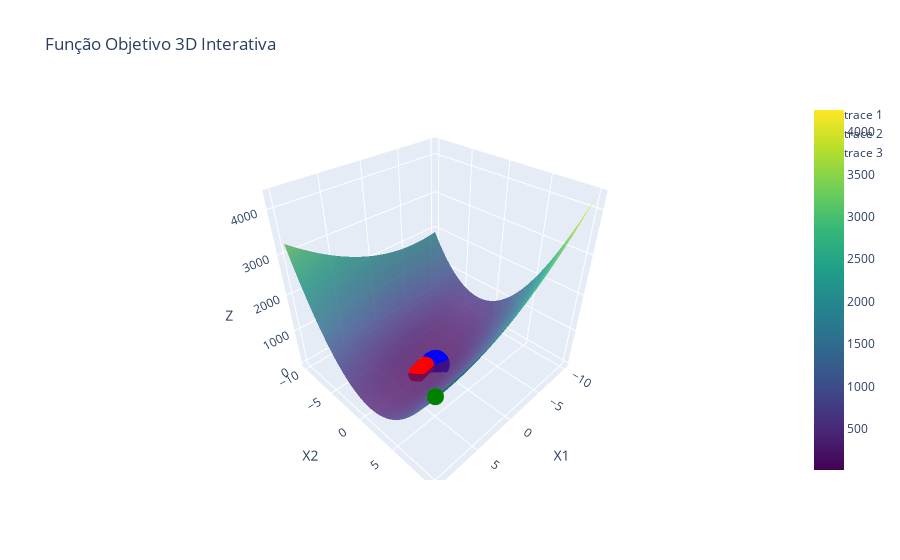

The cell this chart's notebook holds for it:
### Code cell
import numpy as np
import plotly.graph_objects as go

# Função objetivo para uma variável fixa
def f(x1, x2):
    return objetivo(x1, x2, x_ponto[2]) # x_ponto[2] é o valor final de x3 após a otimização

# Defina o espaço para x1 e x2
x1 = np.linspace(-10, 10, 100)
x2 = np.linspace(-10, 10, 100)
x1, x2 = np.meshgrid(x1, x2)

# Calcule os valores da função para a grade de pontos
Z = f(x1, x2)

# Separe os pontos
xs_first = x_lista[0]
xs_last = x_lista[-1]
xs_middle = x_lista[1:-1]

Z_points_first = f(*xs_first[:2])  # pegamos apenas as duas primeiras coordenadas
Z_points_last = f(*xs_last[:2])
Z_points_middle = np.array([f(*x[:2]) for x in xs_middle])

# Crie o gráfico
fig = go.Figure(data=[go.Surface(z=Z, x=x1, y=x2, colorscale='Viridis', opacity=0.8),
                      go.Scatter3d(x=[xs_first[0]], y=[xs_first[1]], z=[Z_points_first], 
                                   mode='markers', marker=dict(size=6, color='green')),
                      go.Scatter3d(x=xs_middle[:,0], y=xs_middle[:,1], z=Z_points_middle, 
                                   mode='markers', marker=dict(size=6, color='red')),
                      go.Scatter3d(x=[xs_last[0]], y=[xs_last[1]], z=[Z_points_last], 
                                   mode='markers', marker=dict(size=10, color='blue'))])
fig.update_layout(scene=dict(
                    xaxis_title='X1',
                    yaxis_title='X2',
                    zaxis_title='Z'),
                  title_text="Função Objetivo 3D Interativa")

fig.write_html("6b.html")

fig.show()

### Figure 1 — Plotly figure (JSON) as saved in the notebook; plotly's stock layout.template omitted (floating-point values rounded to 4 significant figures; data arrays with more than 128 entries replaced by an {"elided": "..."} marker saying what was removed)
{"data": [{"colorscale": [[0, "#440154"], [0.1111, "#482878"], [0.2222, "#3e4989"], [0.3333, "#31688e"], [0.4444, "#26828e"], [0.5556, "#1f9e89"], [0.6667, "#35b779"], [0.7778, "#6ece58"], [0.8889, "#b5de2b"], [1, "#fde725"]], "opacity": 0.8, "type": "surface", "x": {"elided": "100x100 float values"}, "y": {"elided": "100x100 float values"}, "z": {"elided": "100x100 float values"}}, {"marker": {"color": "green", "size": 6}, "mode": "markers", "type": "scatter3d", "x": [10], "y": [10], "z": [2190.0]}, {"marker": {"color": "red", "size": 6}, "mode": "markers", "type": "scatter3d", "x": [2.69, 2.479, 2.345, 2.21, 2.076, 1.943, 1.814, 1.688, 1.569, 1.456, 1.351, 1.254, 1.167, 1.089, 1.021, 0.9621, 0.9121, 0.8702, 0.8352, 0.8061, 0.7818, 0.7611, 0.7429, 0.7265, 0.711, 0.6958, 0.6806, 0.6649, 0.6486, 0.6316, 0.6139, 0.5954, 0.5762, 0.5564, 0.536, 0.5152, 0.4942, 0.473, 0.4519, 0.4311, 0.4108, 0.3911, 0.3724, 0.3547, 0.3383, 0.3233, 0.3098, 0.2979, 0.2877, 0.2789, 0.2717, 0.2659], "y": [-0.1609, -0.2009, -0.2272, -0.2532, -0.2788, -0.3037, -0.3276, -0.3501, -0.371, -0.3899, -0.4066, -0.4208, -0.4324, -0.4413, -0.4474, -0.4506, -0.4511, -0.449, -0.4444, -0.4376, -0.4286, -0.4177, -0.4051, -0.3909, -0.3752, -0.3581, -0.3396, -0.3199, -0.299, -0.2768, -0.2535, -0.229, -0.2036, -0.1772, -0.15, -0.1221, -0.09376, -0.06517, -0.03655, -0.008169, 0.01971, 0.0468, 0.07281, 0.09748, 0.1205, 0.1418, 0.161, 0.1781, 0.1931, 0.2059, 0.2166, 0.2253], "z": [19.69, 17.62, 16.5, 15.53, 14.73, 14.09, 13.61, 13.29, 13.11, 13.06, 13.11, 13.24, 13.44, 13.67, 13.91, 14.17, 14.41, 14.65, 14.87, 15.08, 15.28, 15.47, 15.68, 15.89, 16.13, 16.4, 16.69, 17.03, 17.42, 17.86, 18.36, 18.91, 19.53, 20.22, 20.98, 21.8, 22.69, 23.64, 24.64, 25.69, 26.77, 27.86, 28.95, 30.03, 31.07, 32.05, 32.97, 33.8, 34.54, 35.19, 35.73, 36.18]}, {"marker": {"color": "blue", "size": 10}, "mode": "markers", "type": "scatter3d", "x": [0.2613], "y": [0.2322], "z": [36.54]}], "layout": {"scene": {"xaxis": {"title": {"text": "X1"}}, "yaxis": {"title": {"text": "X2"}}, "zaxis": {"title": {"text": "Z"}}}, "title": {"text": "Função Objetivo 3D Interativa"}}}
